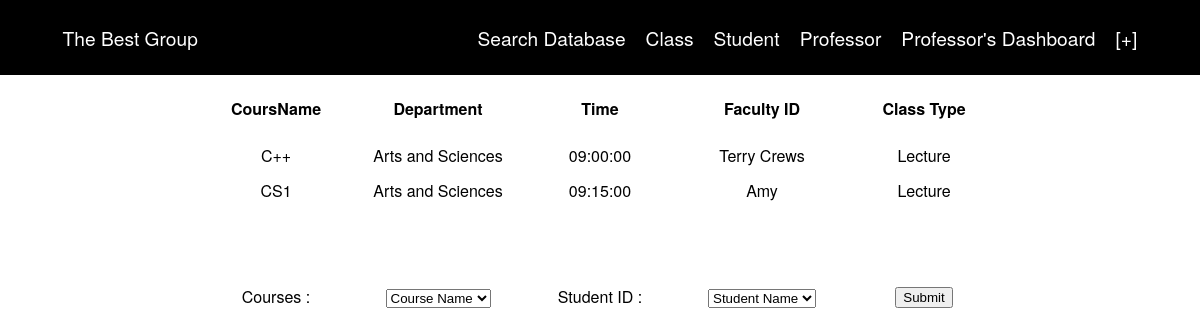
/inclass.php, run on the app's committed database.
### tables this page shows
CREATE TABLE IF NOT EXISTS `Course` (
  `CourseName` varchar(20) NOT NULL,
  `Department` varchar(20) DEFAULT NULL,
  `Time` time DEFAULT NULL,
  `FID` int(11) DEFAULT NULL,
  `Class_Type` set('Online','Lecture') DEFAULT NULL,
  PRIMARY KEY (`CourseName`),
  KEY `FID` (`FID`)
);

CREATE TABLE IF NOT EXISTS `Faculty` (
  `FID` int(11) NOT NULL,
  `Name` varchar(20) DEFAULT NULL,
  `Email` varchar(40) DEFAULT NULL,
  `Phone_number` varchar(30) DEFAULT NULL,
  `Department` varchar(20) DEFAULT NULL,
  `Date_of_birth` date DEFAULT NULL,
  `Campus` set('Stillwater','Tulsa') DEFAULT NULL,
  `Education_Level` varchar(30) DEFAULT NULL,
  `Field_of_Study` varchar(30) DEFAULT NULL,
  PRIMARY KEY (`FID`)
);

### inclass.php (the view, shortened to what this page needs)
    <!DOCTYPE HTML>
    <html>
    <head>
		<link href="style.css" rel="stylesheet" type="text/css">
    </head>
		<header class="main-header">
			<p class="name">The Best Group</p>
			<ul class="nav">
				<li><a href="index.php">Search Database</a></li>
				<li><div class="dropdown">
  						Class
					</div></li>
				<li><div class="dropdown">
  						Student
					</div></li>
				<li><div class="dropdown">
  						Professor
					</div></li>
				<li><div class="dropdown">
  						Professor's Dashboard
					</div></li>
				<li><a href="data.php">[+]</a></li>
			</ul>
		</header>
		<body>
<?php
	$mysqli = new mysqli('localhost','root','','Project_Schema');
	$resultClasses = $mysqli->query("SELECT * FROM Course");
?>
      <table align="center">
       <tr>
		   <td><b>CoursName</b></td><td><b>Department</b></td><td><b>Time</b></td><td><b>Faculty ID</b></td><td><b>Class Type</b></td>
		  </tr>
		  <tr>
		  <td>
			  <?php
			  while($rows = $resultClasses->fetch_assoc()){
				  $course = $rows['CourseName'];
				  $dept = $rows['Department'];
				  $time = $rows['Time'];
				  $faculty = $rows['FID'];
				  if($faculty != ''){
				  $facultyNameQuery = $mysqli->query("Select name FROM Faculty WHERE FID = $faculty");
				  $fname = $facultyNameQuery->fetch_assoc();
				  $fnameResults = $fname['name'];
				  } else {
					  $fnameResults = 'No Professor Yet';
				  }
				  $classtype = $rows['Class_Type'];
				  echo "<tr><td>$course</td><td>$dept</td><td>$time</td><td>$fnameResults</td><td>$classtype</td></tr>";
			  }
			  ?>
			  </td>
		  </tr>
		  </table>
		<br>
		<form class="form" action="attachStudent.php" method="POST">
		<table align="center">
			<tr><td>Courses : </td>
	   <td>
			<select name="course">
			<option selected hidden value="">Course Name</option>
		   </select>
			</td>
				<td>Student ID : </td>
				<td><select name="SID">
						<option selected hidden value="">Student Name</option>
					   </select></td>
				<td><button type="submit" name="Submit">Submit</button></td>
	   </tr>
			</table>
     </form>
    </body>
    </html>

### style.css (style rules this page uses)
* { box-sizing: border-box; }
header { font-size: 1.2em; height: 75px; color: white; padding-left: 3em; padding-right: 3em; }
body { width: 100%; margin: 0; text-align: center; font-family:Gotham, "Helvetica Neue", Helvetica, Arial, "sans-serif"; }
ul { list-style: none; }
a { text-decoration: none; }
table { padding: 15px; text-align: center; align-content: center; align-self: center; }
tr, th { padding: 15px; }
td { padding: 5px; width: 10em; }
a:link { color: white; }
.main-header { background: black; color: white; }
.name { padding: 5px; }
.nav li { list-style: none; padding: 5px; padding-left: 15px; }
form { padding: 15px; }
.dropdown { position: relative; display: inline-block; }
@media (min-width: 789px) { .name { float: left; } }
@media (min-width: 789px) { .nav { float: right; } }
@media (min-width: 789px) { .nav li { float: left; } }

### data on the page
course: CourseName "C++", Department "Arts and Sciences", Time "09:00:00", FID.Name "Terry Crews", Class_Type "Lecture"
course: CourseName "CS1", Department "Arts and Sciences", Time "09:15:00", FID.Name "Amy", Class_Type "Lecture"
